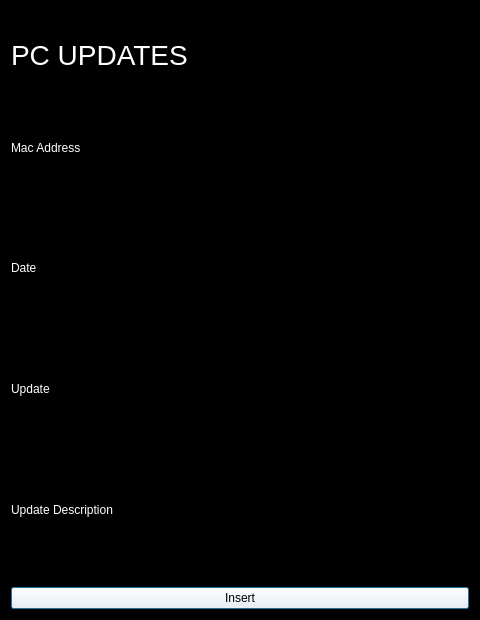
<?xml version="1.0" encoding="UTF-8"?>
<ui version="4.0">
 <class>Dialog</class>
 <widget class="QDialog" name="Dialog">
  <property name="geometry">
   <rect>
    <x>0</x>
    <y>0</y>
    <width>480</width>
    <height>620</height>
   </rect>
  </property>
  <property name="windowTitle">
   <string>Dialog</string>
  </property>
  <property name="styleSheet">
   <string notr="true">background-color : black;
color : white;</string>
  </property>
  <layout class="QVBoxLayout" name="verticalLayout">
   <item>
    <widget class="QLabel" name="label">
     <property name="styleSheet">
      <string notr="true">color : white;
font-size : 28px;</string>
     </property>
     <property name="text">
      <string>PC UPDATES</string>
     </property>
    </widget>
   </item>
   <item>
    <widget class="QLabel" name="macAddress">
     <property name="styleSheet">
      <string notr="true">color:white;</string>
     </property>
     <property name="text">
      <string>Mac Address</string>
     </property>
    </widget>
   </item>
   <item>
    <widget class="QLineEdit" name="macAddressLine">
     <property name="styleSheet">
      <string notr="true">color:white;</string>
     </property>
    </widget>
   </item>
   <item>
    <widget class="QLabel" name="label_3">
     <property name="styleSheet">
      <string notr="true">color:white;</string>
     </property>
     <property name="text">
      <string>Date</string>
     </property>
    </widget>
   </item>
   <item>
    <widget class="QLineEdit" name="date_line"/>
   </item>
   <item>
    <widget class="QLabel" name="label_4">
     <property name="styleSheet">
      <string notr="true">color:white;</string>
     </property>
     <property name="text">
      <string>Update</string>
     </property>
    </widget>
   </item>
   <item>
    <widget class="QLineEdit" name="update_line"/>
   </item>
   <item>
    <widget class="QLabel" name="label_5">
     <property name="styleSheet">
      <string notr="true">color:white;</string>
     </property>
     <property name="text">
      <string>Update Description</string>
     </property>
    </widget>
   </item>
   <item>
    <widget class="QLineEdit" name="update_description"/>
   </item>
   <item>
    <widget class="QPushButton" name="insert_btn">
     <property name="styleSheet">
      <string notr="true">background-color: white;
color : black;
</string>
     </property>
     <property name="text">
      <string>Insert</string>
     </property>
    </widget>
   </item>
  </layout>
 </widget>
 <resources/>
 <connections/>
</ui>
